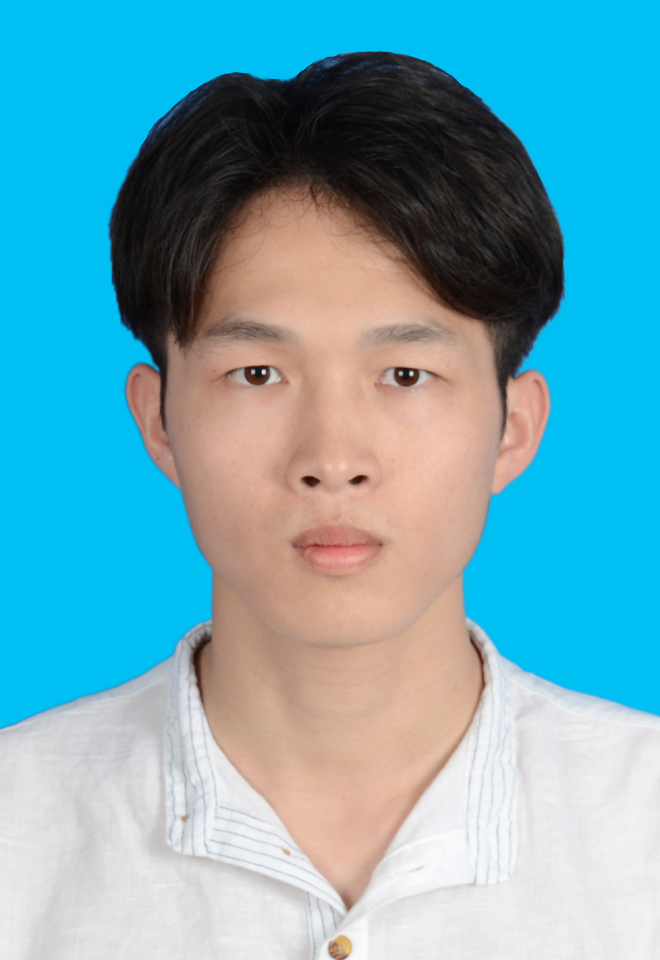
#> input picture resources/image/8.jpg, 660 x 960 px
$ python filter.py
#> lines starting #> are read from the running program, lines starting #| are printed output that depends on the picture
import cv2

# 读取图像
img = cv2.imread("../../../../resources/image/8.jpg")
#> img is the input picture: shape (960, 660, 3); mean B, G, R 182.2, 168.5, 111.1
# 颜色空间转换
img = cv2.resize(img, (400, 400),cv2.INTER_CUBIC);
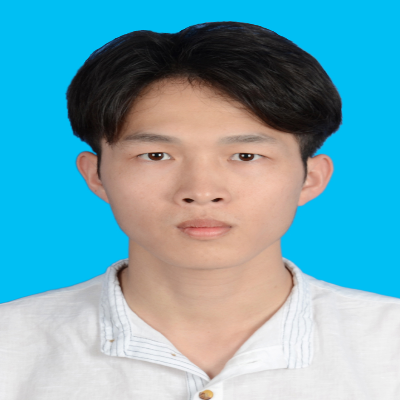
#> img: shape (400, 400, 3); mean B, G, R 182.1, 168.4, 111

gray = cv2.cvtColor(img, cv2.COLOR_BGR2GRAY)
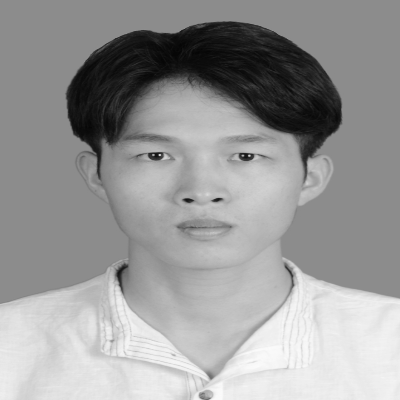
#> gray: shape (400, 400); min 5, max 251, mean 152.9

# 创建窗口
cv2.namedWindow("canny")

def todoNonthing(x):
    pass

# 创建两个范围为0至255跟踪条，分别代表threshold1和threshold2
cv2.createTrackbar('threshold1','canny',0,255,todoNonthing)
cv2.createTrackbar("threshold2","canny",0,255,todoNonthing)

edges = gray.copy()
while(True):

    # 显示图像
    cv2.imshow("canny",edges)

    # 从跟踪条中获取值
    threshold1 = cv2.getTrackbarPos("threshold1","canny")
    threshold2 = cv2.getTrackbarPos("threshold2","canny")

    # 边缘检测
    edges = cv2.Canny(img, threshold1, threshold2)
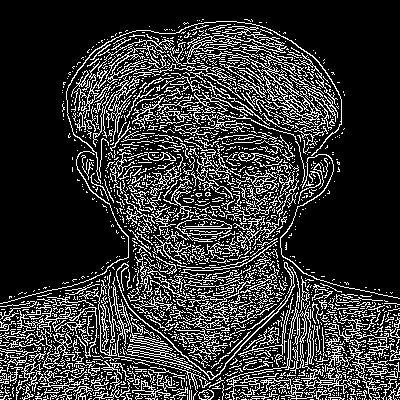
#> edges: shape (400, 400); 20.7% white in thin lines or dots

    # 监控键盘输入
    k = cv2.waitKey(2) & 0xFF
#> (key Esc is pressed here)
    if k == 27:
        break
